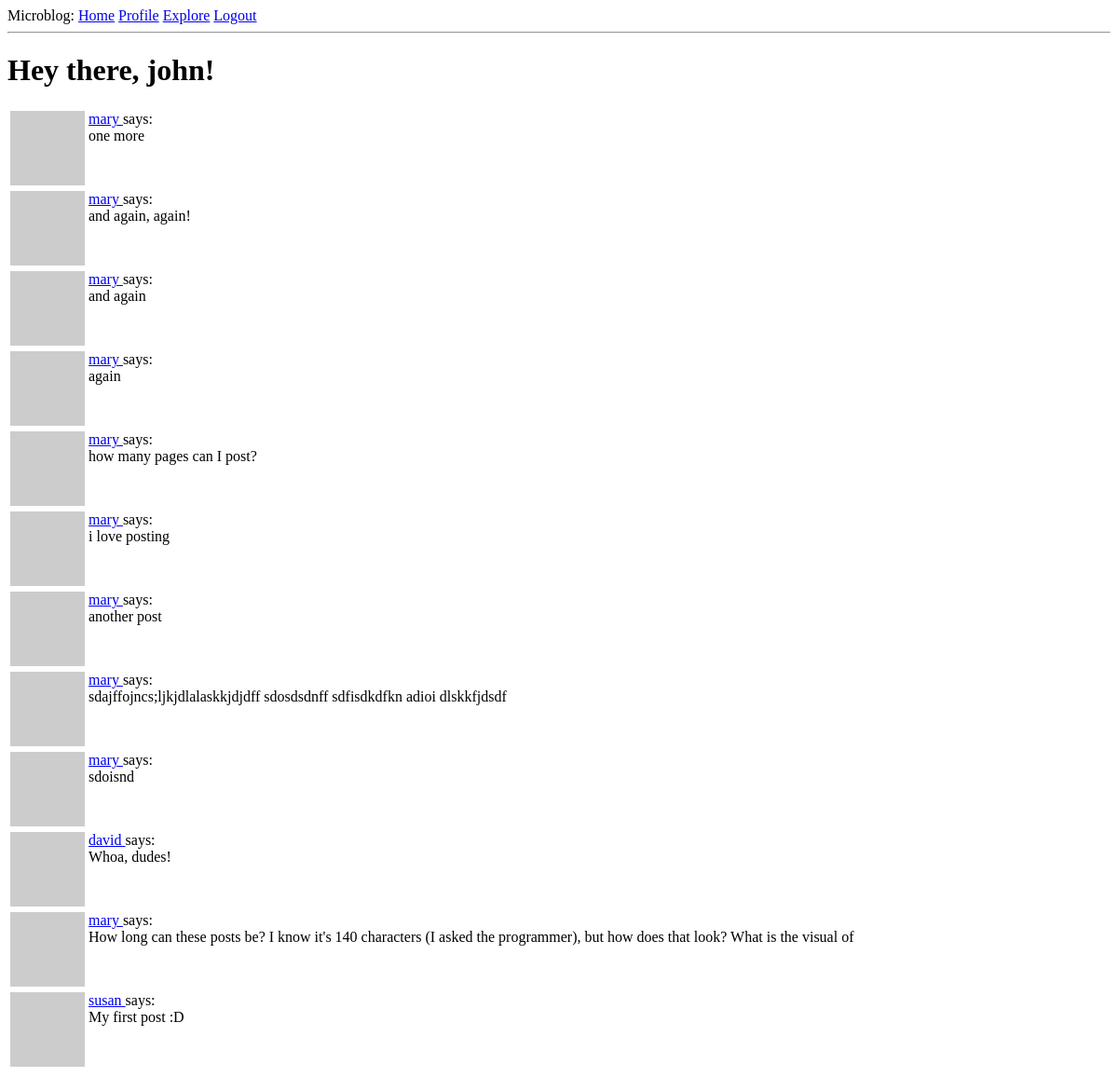
Page /explore (signed in) on the earlier database version.
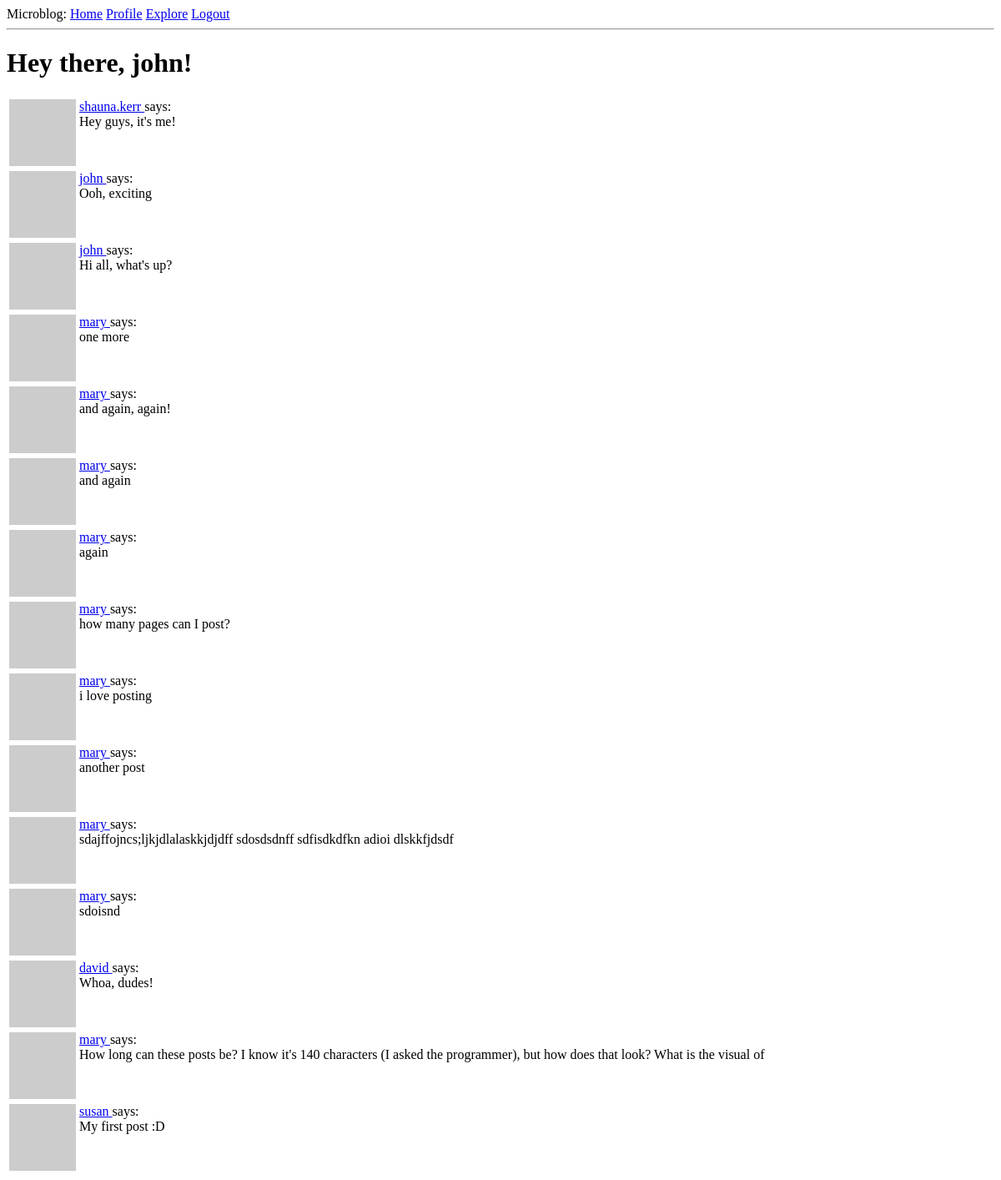
Same page on the later database version.
### app/models.py (models this page shows, shortened)
class User(UserMixin, db.Model):
	id = db.Column(db.Integer, primary_key=True)
	username = db.Column(db.String(64), index=True, unique=True)
	email = db.Column(db.String(120), index=True, unique=True)
	password_hash = db.Column(db.String(128))
	posts = db.relationship('Post', backref='author', lazy='dynamic')
	about_me = db.Column(db.String(140))
	last_seen = db.Column(db.DateTime, default=datetime.utcnow)
	followed = db.relationship(
		'User', # right side of relationship (users)
		secondary=followers, # left side of relationship (followers)
		primaryjoin=(followers.c.follower_id == id), # condition that links the left with the association table
		secondaryjoin=(followers.c.followed_id == id), # condition that links the right with the association table
		backref=db.backref('followers', lazy='dynamic'), # how this relationship will be accessed from the right side (from the left, the relationship is named `followed`)
		lazy='dynamic')
	def avatar(self, size):
		digest = md5(self.email.lower().encode('utf-8')).hexdigest()
		return 'https://www.gravatar.com/avatar/{}?d=identicon&s={}'.format(digest, size)

class Post(db.Model):
	id = db.Column(db.Integer, primary_key=True)
	body = db.Column(db.String(140))
	timestamp = db.Column(db.DateTime, index=True, default=datetime.utcnow)
	user_id = db.Column(db.Integer, db.ForeignKey('user.id'))

### app/routes.py (the view)
@app.route('/explore')
@login_required
def explore():
	page = request.args.get('page', 1, type=int)
	posts = Post.query.order_by(Post.timestamp.desc()).paginate(
		page, app.config['POSTS_PER_PAGE'], False)
	next_url = url_for('explore', page=posts.next_num) \
		if posts.has_next else None
	prev_url = url_for('explore', page=posts.prev_num) \
		if posts.has_prev else None
	return render_template('index.html', title="Explore", posts=posts.items,
						    next_url=next_url, prev_url=prev_url)

### app/models.py (called while the page is built)
@login.user_loader
def load_user(id):
	return User.query.get(int(id))

### app/routes.py (called while the page is built)
@app.before_request
def before_request():
	if current_user.is_authenticated:
		current_user.last_seen = datetime.utcnow()
		db.session.commit()

### app/templates/index.html (shortened to what this page needs)
{% extends "base.html" %}
{% block content %}
  <h1>Hey there, {{ current_user.username }}!</h1>
  {% for post in posts %}
  	{% include '_post.html' %}
  {% endfor %}
{% endblock %}

### app/templates/base.html (shortened to what this page needs)
<html>
  <head>
  </head>
  <body>
    <div>Microblog:
      <a href="{{ url_for('index') }}">Home</a>
      {% if current_user.is_anonymous %}
      <a href="{{ url_for('login') }}">Login</a>
      {% else %}
      <a href="{{ url_for('user', username=current_user.username) }}">Profile</a>
      <a href="{{ url_for('explore') }}">Explore</a>
      <a href="{{ url_for('logout') }}">Logout</a>
      {% endif %}
    </div>
    <hr>
    {% block content %}{% endblock %}
  </body>
</html>

### app/templates/_post.html
 <table>
 	<tr valign="top">
 		<td><img src="{{ post.author.avatar(36) }}"></td>
 		<td>
 			<a href="{{ url_for('user', username=post.author.username) }}">
 				{{ post.author.username }}
 			</a>
 			says: <br>{{ post.body }}
 		</td>
 	</tr>
 </table>

Differences in the rows shown:
added Post: author.username "shauna.kerr", body "Hey guys, it's me!"
added Post: author.username "john", body "Ooh, exciting"
added Post: author.username "john", body "Hi all, what's up?"
